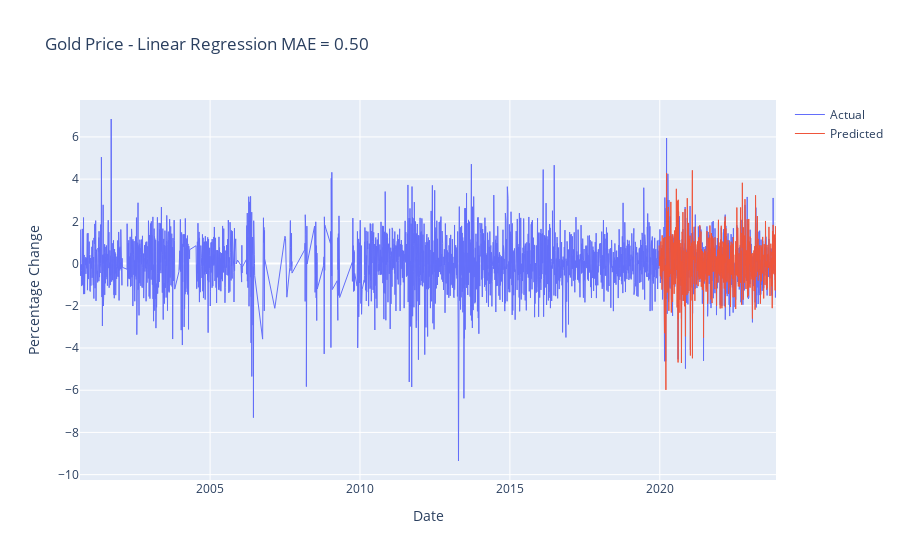

The notebook cell this image was saved under:
### Code cell
# Backtesting with test data
fig = go.Figure()
fig.add_trace(go.Scatter(x=data['date'], y=data['Gold'], mode='lines', name='Actual'))
fig.add_trace(go.Scatter(x=predict_df['date'], y=predict_df['Linear Regression'], mode='lines', name='Predicted'))

fig.update_layout(xaxis_title='Date', yaxis_title='Percentage Change',
                  title=f'Gold Price - Linear Regression MAE = {lin_mae:.2f}')
fig.update_traces(line=dict(width=1))
fig.show()

### Figure 1 — Plotly figure (JSON) as saved in the notebook; plotly's stock layout.template omitted (floating-point values rounded to 4 significant figures; data arrays with more than 128 entries replaced by an {"elided": "..."} marker saying what was removed)
{"data": [{"line": {"width": 1}, "mode": "lines", "name": "Actual", "type": "scatter", "x": {"elided": "4863 str values"}, "y": {"elided": "4863 float values"}}, {"line": {"width": 1}, "mode": "lines", "name": "Predicted", "type": "scatter", "x": {"elided": "973 str values"}, "y": {"elided": "973 float values"}}], "layout": {"title": {"text": "Gold Price - Linear Regression MAE = 0.50"}, "xaxis": {"title": {"text": "Date"}}, "yaxis": {"title": {"text": "Percentage Change"}}}}
